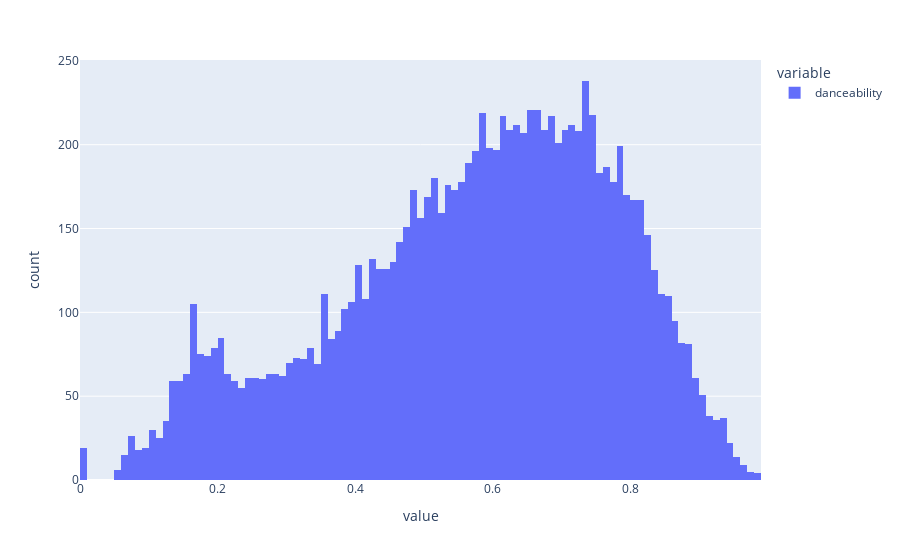

This figure's notebook cell:
### Code cell
px.histogram(unpopular.danceability)

### Figure 1 — Plotly figure (JSON) as saved in the notebook; plotly's stock layout.template omitted (floating-point values rounded to 4 significant figures; data arrays with more than 128 entries replaced by an {"elided": "..."} marker saying what was removed)
{"data": [{"alignmentgroup": "True", "bingroup": "x", "hovertemplate": "variable=danceability<br>value=%{x}<br>count=%{y}<extra></extra>", "legendgroup": "danceability", "marker": {"color": "#636efa", "pattern": {"shape": ""}}, "name": "danceability", "offsetgroup": "danceability", "orientation": "v", "showlegend": true, "type": "histogram", "x": {"elided": "10877 float values"}, "xaxis": "x", "yaxis": "y"}], "layout": {"barmode": "relative", "legend": {"title": {"text": "variable"}, "tracegroupgap": 0}, "margin": {"t": 60}, "xaxis": {"anchor": "y", "domain": [0, 1], "title": {"text": "value"}}, "yaxis": {"anchor": "x", "domain": [0, 1], "title": {"text": "count"}}}}
